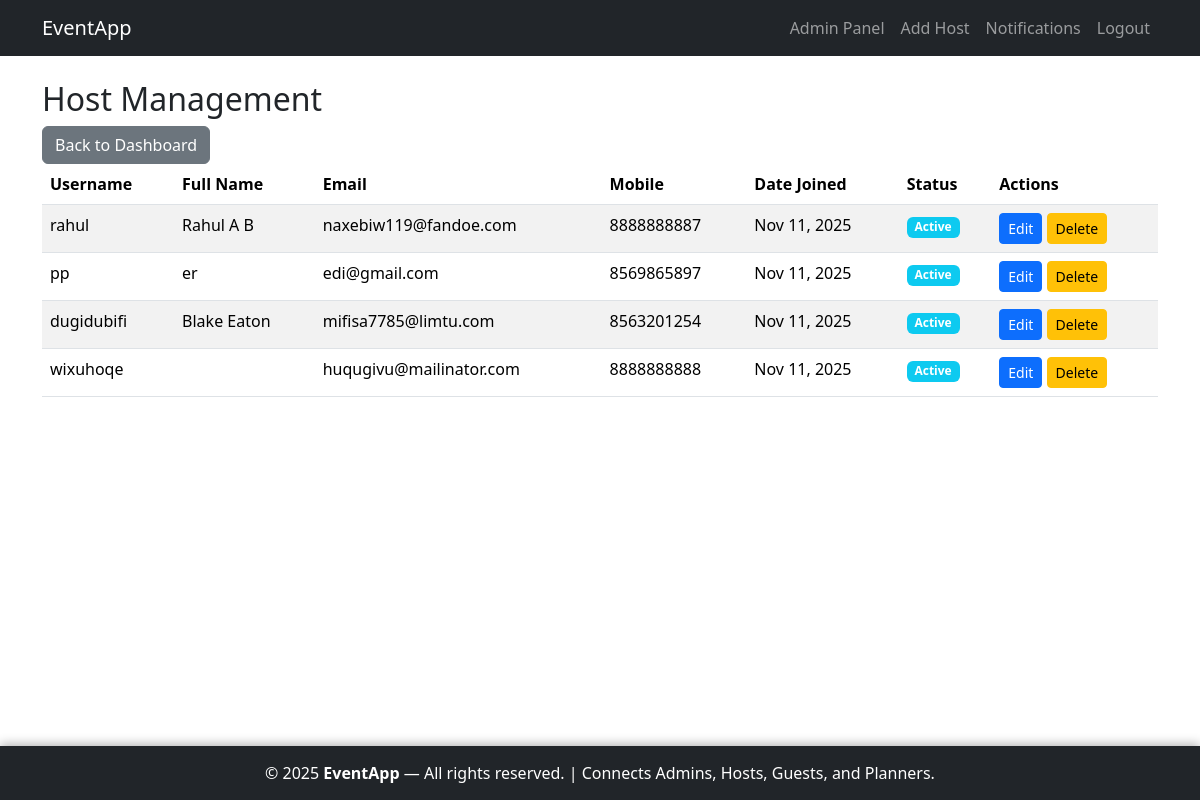
The app's page /adminpanel/users/host/ (signed in) with its own data.
### accounts/models.py (models this page shows, shortened)
class CustomUser(AbstractUser):
    ROLE_CHOICES = [
        ('planner', 'Planner'),
        ('guest', 'Guest'),
        ('host', 'Host'),
    ]
    role = models.CharField(
        max_length=10, choices=ROLE_CHOICES, blank=True, null=True,
        help_text="User role (None for superusers/admins)"
    )
    full_name = models.CharField(max_length=255, blank=True)
    email = models.EmailField(unique=True, blank=False)  # Enforced required in forms
    mobile_number = models.CharField(max_length=10, blank=True)
    address = models.TextField(blank=True)
    profile_picture = models.ImageField(upload_to='profiles/', blank=True, null=True)
    is_approved = models.BooleanField(default=False, help_text="For planners/guests only")

### adminpanel/views.py (the view)
# urls.py: path('users/<str:role>/', views.UserListView.as_view(), name='user_list'),
class UserListView(LoginRequiredMixin, AdminRequiredMixin, ListView):
    model = CustomUser
    template_name = 'adminpanel/user_list.html'
    context_object_name = 'users'
    paginate_by = 10
    def get_queryset(self):
        role = self.kwargs.get('role')
        if role in ['host', 'guest', 'planner']:
            return CustomUser.objects.filter(role=role).order_by('-date_joined')
        raise ValueError('Invalid role')
    def get_context_data(self, **kwargs):
        context = super().get_context_data(**kwargs)
        context['role'] = self.kwargs.get('role', '').title()
        return context

### adminpanel/views.py (called while the page is built)
    def test_func(self):
        return self.request.user.is_superuser

### adminpanel/templates/adminpanel/user_list.html (shortened to what this page needs)
{% extends 'accounts/base.html' %}
{% block content %}
<div class="row">
    <div class="col-12">
        <h2>{{ role }} Management</h2>
        <a href="{% url 'adminpanel:dashboard' %}" class="btn btn-secondary">Back to Dashboard</a>
    </div>
</div>
<div class="row">
    <div class="col-12">
        <div class="table-responsive">
            <table class="table table-striped">
                <thead>
                    <tr>
                        <th>Username</th>
                        <th>Full Name</th>
                        <th>Email</th>
                        <th>Mobile</th>
                        <th>Date Joined</th>
                        <th>Status</th>
                        <th>Actions</th>
                    </tr>
                </thead>
                <tbody>
                    {% for user in users %}
                    <tr>
                        <td>{{ user.username }}</td>
                        <td>{{ user.full_name }}</td>
                        <td>{{ user.email }}</td>
                        <td>{{ user.mobile_number }}</td>
                        <td>{{ user.date_joined|date:"M d, Y" }}</td>
                        <td>
                            {% if user.role == 'planner' or user.role == 'guest' %}
                                {% if user.is_approved %}<span class="badge bg-success">Approved</span>
                                {% else %}<span class="badge bg-warning">Pending</span>{% endif %}
                            {% else %}
                                <span class="badge bg-info">Active</span>
                            {% endif %}
                        </td>
                        <td>
                            <a href="{% url 'adminpanel:user_edit' user.pk %}" class="btn btn-primary btn-sm">Edit</a>
                            <a href="{% url 'adminpanel:user_delete' user.pk %}" class="btn btn-warning btn-sm" onclick="return confirm('Are you sure?')">Delete</a>
                        </td>
                    </tr>
                    {% empty %}
                    <tr><td colspan="7" class="text-center">No {{ role|lower }} found.</td></tr>
                    {% endfor %}
                </tbody>
            </table>
        </div>
    </div>
</div>
{% endblock %}

### accounts/templates/accounts/base.html (style rules this page uses)
html, body { height: 100%; margin: 0; }
body { display: flex; flex-direction: column; min-height: 100vh; }

### records on screen
CustomUser: username "rahul", full_name "Rahul A B", email "naxebiw119@fandoe.com", mobile_number "8888888887", date_joined "Nov 11, 2025", role "Active"
CustomUser: username "pp", full_name "er", email "edi@gmail.com", mobile_number "8569865897", date_joined "Nov 11, 2025", role "Active"
CustomUser: username "dugidubifi", full_name "Blake Eaton", email "mifisa7785@limtu.com", mobile_number "8563201254", date_joined "Nov 11, 2025", role "Active"
CustomUser: username "wixuhoqe", email "huqugivu@mailinator.com", mobile_number "8888888888", date_joined "Nov 11, 2025", role "Active"

### other values on screen
{{ role }} "Host"
